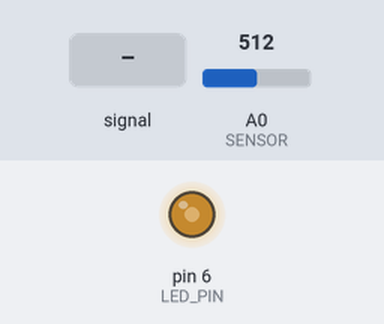
Bench run of a sketch on a simulated Arduino Uno, built with avr-gcc and run on an emulated ATmega328P. Shown: output pins drawn as LEDs (lit = HIGH). The inputs (shaded band) are chosen by the test bench; at power-on: A0 (SENSOR) = 512. What the sketch prints to the serial monitor is not drawn.

Above: at 1.2 s.
1.3 s: A0 (SENSOR) fed a 200 Hz sine of ±81 counts around its level
4.3 s: A0 (SENSOR) set to 900
5.8 s: A0 (SENSOR) set to 122
At 6.9 s:
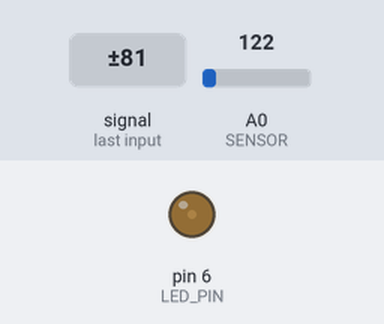
7.3 s: A0 (SENSOR) set to 0
At 8.0 s:
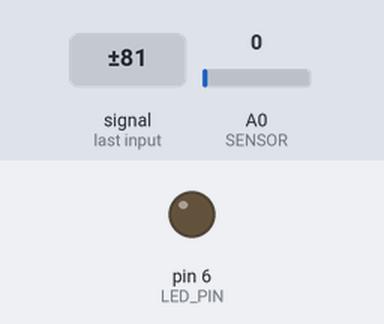
8.8 s: A0 (SENSOR) set to 511
At 9.2 s:
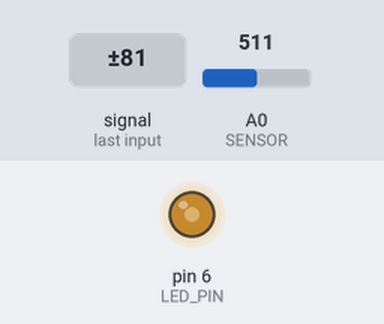
Timing chart, 0 to 11.3 s (numbered marks = the images above; inputs shaded):
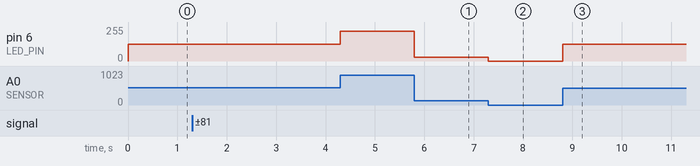

The sketch:

brightnessLED.ino
```cpp
#define SENSOR A0
#define LED_PIN 6

int sensorVal;

void setup() {
  // put your setup code here, to run once:
  Serial.begin(115200);
  pinMode(LED_PIN, OUTPUT);
}

void loop() {
  // put your main code here, to run repeatedly:
  sensorVal = analogRead(SENSOR);
  analogWrite(LED_PIN, map(sensorVal, 0, 1023, 0, 255));
  Serial.println(sensorVal);
}
```

Measured:
- after the input at 5.8 s, pin 6 (LED_PIN): 224/255 → 30/255 at once
- after the input at 7.3 s, pin 6 (LED_PIN): 30/255 → 0/255 at once
- after the input at 8.8 s, pin 6 (LED_PIN): 0/255 → 127/255 at once
